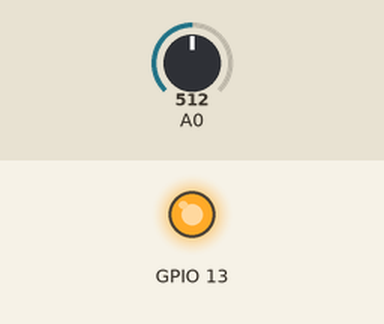
Recording of a sketch running on a simulated ESP8266 (NodeMCU). Parts: output pins drawn as LEDs (lit = HIGH). Inputs (shaded band) come from the test bench; at power-on: A0 = 512. WiFi joins after 1.5 s; servers stay silent unless stated; what the sketch prints to the serial monitor is not drawn.

Above: at 21.5 s.
At 51.6 s:
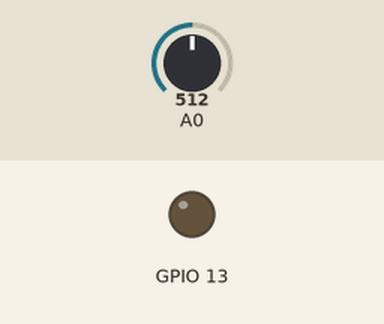
Timing chart, 0 to 84.8 s (numbered marks = the images above):
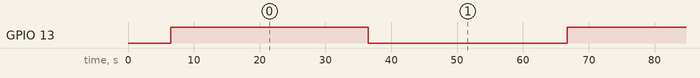

Measured:
- by itself, GPIO 13: alternates HIGH for 30.0 s and LOW for 30.2 s

The sketch:

NodeMCUBlink.ino
```cpp
#include "Arduino.h"
#include <ESP8266WiFi.h> // biblioteca para usar as funções de Wifi do módulo ESP8266

static int LIGHT_SENSOR_PIN = 0;  // A0

// Definições da rede Wifi
const char* SSID = "MMNet2";
const char* PASSWORD = "tutu0887";

// endereço do servidor Thingspeak
//const char* remoteHost = "52.1.229.129"; //api.thingspeak.com
const char* remoteHost = "api.thingspeak.com";
//const char* remoteHost = "192.168.0.112";

// servidor que disponibiliza serviço de geolocalização via IP
//const char* IpApiHost = "ip-api.com";

WiFiClient client;

/*
 * função que conecta o NodeMCU na rede Wifi
 * SSID e PASSWORD devem ser indicados nas variáveis
 */
void reconnectWiFi()
{
  if(WiFi.status() == WL_CONNECTED) {
	  Serial.println("Already connected to " + WiFi.SSID());
	  return;
  }

  WiFi.begin(SSID, PASSWORD);

  while(WiFi.status() != WL_CONNECTED) {
    delay(100);
    Serial.print(".");
  }

  Serial.println();
  Serial.print("Conectado com sucesso na rede: ");
  Serial.println(SSID);
  Serial.print("IP obtido: ");
  Serial.println(WiFi.localIP());
}

void initWiFi()
{
  delay(10);
  Serial.print("Conectando-se na rede: ");
  Serial.println(SSID);
  Serial.println("Aguarde");

  reconnectWiFi();
}

/*
 * função que envia os dados do sensor para o servidor via GET
 */
void makeGET(int value)
{
  if(!client.connect(remoteHost, 80))     // aqui conectamos ao servidor
  {
    //client.status()
	Serial.print("Não foi possível conectar ao servidor ");
	Serial.println(remoteHost);
    //Serial.println(client.connect(host, httpPort));
  }
  else
  {
    Serial.println("Conectado ao servidor");
    // Make HTTP GET request
    client.print("GET /update?api_key=1NKOUOT32GBFCFPQ&field2=");
    client.print(value);
    client.println(" HTTP/1.1");
    client.println("Host: api.thingspeak.com");
    client.print("Content-Length: 0");
    client.println();
    client.println();
    ////https://api.thingspeak.com/update?api_key=1NKOUOT32GBFCFPQ&field2=50
  }
}
void setup() {
  // Define o pino 13 como saida
  pinMode(13, OUTPUT);
  Serial.begin(115200);    // Cria a comunicação serial
  delay(5000);
  Serial.println("Inicio");
  Serial.println("Iniciando configuração WiFi");
  initWiFi();
}

int readingIn = 0;

void loop() {
  digitalWrite(13, HIGH);   // Acende o Led
  delay(30000);              // Aguarda 1 segundo
  digitalWrite(13, LOW);    // Apaga o Led
  delay(30000);              // Aguarda 1 segundo
  readingIn = analogRead(LIGHT_SENSOR_PIN);
  Serial.print("Light: ");
  Serial.println(readingIn);
  // Send data to Thingspeak
  Serial.println("Sending Data...");
  makeGET(readingIn);
  Serial.println("SENT.");
}
```
